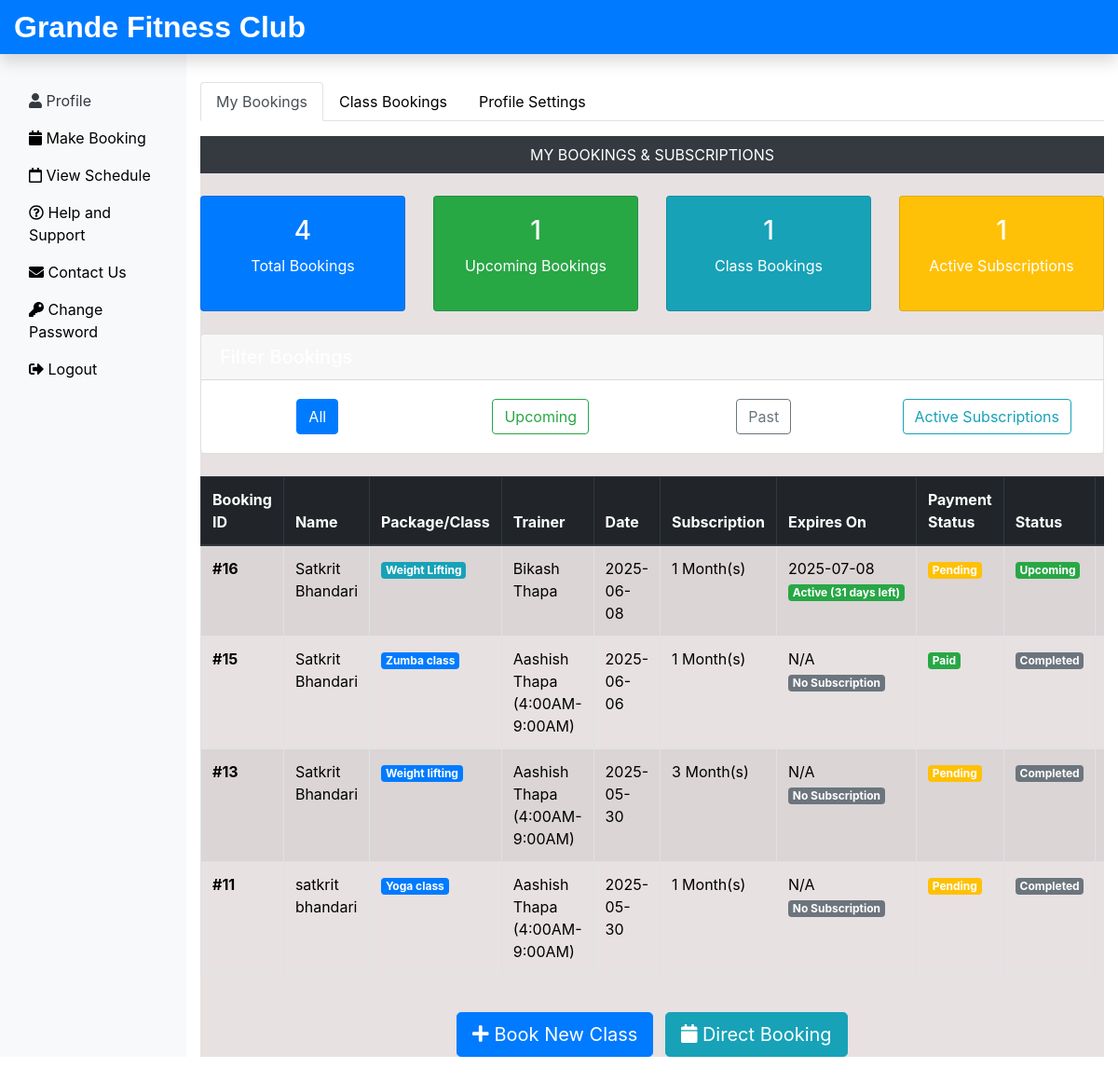
The page /member/memberProfile.php (signed in) on the database its author committed.
### tables this page shows
CREATE TABLE `submitbookingt_tb` (
  `Booking_id` int(11) NOT NULL,
  `member_name` varchar(90) DEFAULT NULL,
  `member_email` varchar(90) DEFAULT NULL,
  `booking_type` varchar(90) DEFAULT NULL,
  `trainer` varchar(90) DEFAULT NULL,
  `member_mobile` varchar(90) DEFAULT NULL,
  `member_add1` varchar(90) DEFAULT NULL,
  `member_date` date DEFAULT NULL,
  `subscription_months` int(11) DEFAULT NULL,
  `payment_status` enum('pending','paid','failed','refunded') DEFAULT 'pending',
  `subscription_start_date` date DEFAULT NULL,
  `subscription_end_date` date DEFAULT NULL
);

### member/memberProfile.php (the view, shortened to what this page needs)
<?php
include('includes/header.php');
include('../dbConnection.php');
$mEmail = $_SESSION['mEmail'];
?>
<div class="col-sm-9 col-md-10 mt-5">
    <ul class="nav nav-tabs" id="myTab" role="tablist">
        <li class="nav-item">
            <a class="nav-link active" id="bookings-tab" data-toggle="tab" href="#bookings" role="tab">My Bookings</a>
        </li>
        <li class="nav-item">
            <a class="nav-link" id="schedule-bookings-tab" data-toggle="tab" href="#schedule-bookings" role="tab">Class Bookings</a>
        </li>
        <li class="nav-item">
            <a class="nav-link" id="profile-tab" data-toggle="tab" href="#profile" role="tab">Profile Settings</a>
        </li>
    </ul>
    <div class="tab-content" id="myTabContent">
        <div class="tab-pane fade show active" id="bookings" role="tabpanel">
            <div class="text-center mt-3">
                <p class="bg-dark text-white p-2 mb-4">MY BOOKINGS & SUBSCRIPTIONS</p>
            </div>
            <div class="row mb-4">
                <?php
                $totalBookings = $conn->prepare("SELECT COUNT(*) as count FROM submitbookingt_tb WHERE member_email = ?");
                $totalBookings->bind_param("s", $mEmail);
                $totalBookings->execute();
                $totalCount = $totalBookings->get_result()->fetch_assoc()['count'];
                $upcomingBookings = $conn->prepare("SELECT COUNT(*) as count FROM submitbookingt_tb WHERE member_email = ? AND member_date >= CURDATE()");
                $upcomingBookings->bind_param("s", $mEmail);
                $upcomingBookings->execute();
                $upcomingCount = $upcomingBookings->get_result()->fetch_assoc()['count'];
                $activeSubscriptions = $conn->prepare("SELECT COUNT(*) as count FROM submitbookingt_tb WHERE member_email = ? AND subscription_end_date >= CURDATE() AND subscription_end_date IS NOT NULL");
                $activeSubscriptions->bind_param("s", $mEmail);
                $activeSubscriptions->execute();
                $activeSubCount = $activeSubscriptions->get_result()->fetch_assoc()['count'];
                $classBookings = $conn->prepare("SELECT COUNT(*) as count FROM tbl_bookings WHERE member_email = ?");
                $classBookings->bind_param("s", $mEmail);
                $classBookings->execute();
                $classBookingCount = $classBookings->get_result()->fetch_assoc()['count'];
                ?>
                <div class="col-md-3">
                    <div class="card text-center bg-primary text-white">
                        <div class="card-body">
                            <h3><?php echo $totalCount; ?></h3>
                            <p>Total Bookings</p>
                        </div>
                    </div>
                </div>
                <div class="col-md-3">
                    <div class="card text-center bg-success text-white">
                        <div class="card-body">
                            <h3><?php echo $upcomingCount; ?></h3>
                            <p>Upcoming Bookings</p>
                        </div>
                    </div>
                </div>
                <div class="col-md-3">
                    <div class="card text-center bg-info text-white">
                        <div class="card-body">
                            <h3><?php echo $classBookingCount; ?></h3>
                            <p>Class Bookings</p>
                        </div>
                    </div>
                </div>
                <div class="col-md-3">
                    <div class="card text-center bg-warning text-white">
                        <div class="card-body">
                            <h3><?php echo $activeSubCount; ?></h3>
                            <p>Active Subscriptions</p>
                        </div>
                    </div>
                </div>
            </div>
            <div class="card mb-4">
                <div class="card-header"><h5 class="mb-0">Filter Bookings</h5></div>
                <div class="card-body">
                    <div class="row text-center">
                        <div class="col-md-3">
                            <a href="?filter=all" class="btn btn-outline-primary <?php echo (!isset($_GET['filter']) || $_GET['filter'] == 'all') ? 'active' : ''; ?>">All</a>
                        </div>
                        <div class="col-md-3">
                            <a href="?filter=upcoming" class="btn btn-outline-success <?php echo (isset($_GET['filter']) && $_GET['filter'] == 'upcoming') ? 'active' : ''; ?>">Upcoming</a>
                        </div>
                        <div class="col-md-3">
                            <a href="?filter=past" class="btn btn-outline-secondary <?php echo (isset($_GET['filter']) && $_GET['filter'] == 'past') ? 'active' : ''; ?>">Past</a>
                        </div>
                        <div class="col-md-3">
                            <a href="?filter=active_subscription" class="btn btn-outline-info <?php echo (isset($_GET['filter']) && $_GET['filter'] == 'active_subscription') ? 'active' : ''; ?>">Active Subscriptions</a>
                        </div>
                    </div>
                </div>
            </div>
            <?php
            $sql = "SELECT * FROM submitbookingt_tb WHERE member_email = ?";
            $sql .= " ORDER BY member_date DESC";
            $stmt = $conn->prepare($sql);
            $stmt->bind_param("s", $mEmail);
            $stmt->execute();
            $result = $stmt->get_result();
            if ($result->num_rows > 0) {
                echo '<div class="table-responsive">
                <table class="table table-bordered table-hover table-striped">
                <thead class="thead-dark">
                    <tr style="color: white !important;">
                        <th>Booking ID</th>
                        <th>Name</th>
                        <th>Package/Class</th>
                        <th>Trainer</th>
                        <th>Date</th>
                        <th>Subscription</th>
                        <th>Expires On</th>
                        <th>Payment Status</th>
                        <th>Status</th>
                        <th>Source</th>
                        <th>Action</th>
                    </tr>
                </thead>
                <tbody class="table-dark-text">';
                while ($row = $result->fetch_assoc()) {
                    $bookingDate = new DateTime($row["member_date"]);
                    $today = new DateTime('today');
                    $subscriptionEnd = null;
                    if (!empty($row["subscription_end_date"]) && $row["subscription_end_date"] != '0000-00-00') {
                        $subscriptionEnd = new DateTime($row["subscription_end_date"]);
                    }
                    $status = '';
                    $statusClass = '';
                    if ($bookingDate < $today) {
                        $status = 'Completed';
                        $statusClass = 'badge-secondary';
                    } elseif ($bookingDate->format('Y-m-d') == $today->format('Y-m-d')) {
                        $status = 'Today';
                        $statusClass = 'badge-warning';
                    } else {
                        $status = 'Upcoming';
                        $statusClass = 'badge-success';
                    }
                    $subscriptionStatus = '';
                    $subscriptionClass = '';
                    $subscriptionEndDisplay = 'N/A';
                    if ($subscriptionEnd !== null) {
                        $subscriptionEndDisplay = $subscriptionEnd->format('Y-m-d');
                        if ($subscriptionEnd >= $today) {
                            $interval = $today->diff($subscriptionEnd);
                            $daysRemaining = $interval->days;
                            $subscriptionStatus = 'Active (' . $daysRemaining . ' days left)';
                            $subscriptionClass = 'badge-success';
                        } else {
                            $expiredDays = $today->diff($subscriptionEnd)->days;
                            $subscriptionStatus = 'Expired (' . $expiredDays . ' days ago)';
                            $subscriptionClass = 'badge-danger';
                        }
                    } else {
                        $subscriptionStatus = 'No Subscription';
                        $subscriptionClass = 'badge-secondary';
                    }
                    $paymentBadge = '';
                    switch ($row['payment_status']) {
                        case 'paid':
                            $paymentBadge = '<span class="badge badge-success">Paid</span>';
                            break;
                        case 'pending':
                            $paymentBadge = '<span class="badge badge-warning">Pending</span>';
                            break;
                    }
                    $isClassBooking = false;
                    $classCheck = $conn->prepare("SELECT * FROM tbl_bookings WHERE member_email = ? AND class_date = ? AND class_title = ?");
                    $classCheck->bind_param("sss", $mEmail, $row["member_date"], $row["booking_type"]);
                    $classCheck->execute();
                    $classResult = $classCheck->get_result();
                    if ($classResult->num_rows > 0) {
                        $isClassBooking = true;
                    }
                    echo '<tr>
                        <td><strong>#' . $row["Booking_id"] . '</strong></td>
                        <td>' . htmlspecialchars($row["member_name"]) . '</td>
                        <td><span class="badge ' . ($isClassBooking ? 'badge-info' : 'badge-primary') . '">' . htmlspecialchars($row["booking_type"]) . '</span></td>
                        <td>' . htmlspecialchars($row["trainer"]) . '</td>
                        <td>' . $bookingDate->format('Y-m-d') . '</td>
                        <td>' . htmlspecialchars($row["subscription_months"]) . ' Month(s)</td>
                        <td>' . $subscriptionEndDisplay . '<br><span class="badge ' . $subscriptionClass . '">' . $subscriptionStatus . '</span></td>
                        <td>' . $paymentBadge . '</td>
                        <td><span class="badge ' . $statusClass . '">' . $status . '</span></td>
                        <td><span class="badge ' . ($isClassBooking ? 'badge-success' : 'badge-secondary') . '">' . ($isClassBooking ? 'Class Schedule' : 'Direct Booking') . '</span></td>
                        <td>';
                    echo '</td></tr>';
                }
                echo '</tbody></table></div>';
            }
            ?>
            <div class="text-center mt-4">
                <a href="viewschedule.php" class="btn btn-primary btn-lg">
                    <i class="fas fa-plus"></i> Book New Class
                </a>
                <a href="SubmitBooking.php" class="btn btn-info btn-lg ml-2">
                    <i class="fas fa-calendar"></i> Direct Booking
                </a>
            </div>
        </div>
    </div>
</div>
<?php include('includes/footer.php'); ?>

### css/custom.css (style rules this page uses)
a { color: black; }
.active { color: white; background-color: #e7e1e2; }

### member/memberProfile.php (style rules this page uses)
.table-dark-text { color: #000 !important; }
.table-dark-text th, .table-dark-text td { color: #000 !important; }
.table-dark-text .badge { color: #fff !important; }

### rows shown on the page
submitbookingt_tb: Booking_id "16", member_name "Satkrit Bhandari", booking_type "Weight Lifting", trainer "Bikash Thapa", member_date "2025-06-08", subscription_months "1", subscription_end_date "2025-07-08", subscription_end_date "Active (31 days left)", payment_status "Pending", member_date "Upcoming"
submitbookingt_tb: Booking_id "15", member_name "Satkrit Bhandari", booking_type "Zumba class", trainer "Aashish Thapa (4:00AM-9:00AM)", member_date "2025-06-06", subscription_months "1", subscriptionEndDisplay "N/A", subscriptionStatus "No Subscription", payment_status "Paid", member_date "Completed"
submitbookingt_tb: Booking_id "13", member_name "Satkrit Bhandari", booking_type "Weight lifting", trainer "Aashish Thapa (4:00AM-9:00AM)", member_date "2025-05-30", subscription_months "3", subscriptionEndDisplay "N/A", subscriptionStatus "No Subscription", payment_status "Pending", member_date "Completed"
submitbookingt_tb: Booking_id "11", member_name "satkrit bhandari", booking_type "Yoga class", trainer "Aashish Thapa (4:00AM-9:00AM)", member_date "2025-05-30", subscription_months "1", subscriptionEndDisplay "N/A", subscriptionStatus "No Subscription", payment_status "Pending", member_date "Completed"

### other values the page prints
$totalCount "4"
$upcomingCount "1"
$classBookingCount "1"
$activeSubCount "1"
